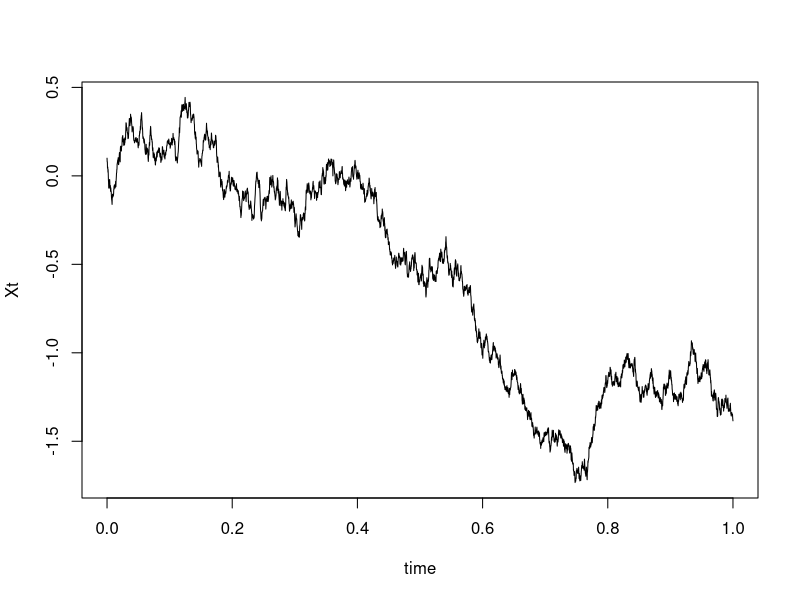

Generate this figure with R:
##inputs:
alpha=-2; sigma=1; T=1; n=2^(12); X0=0.1;
#############Generate 1 trajectory
dt=T/n
t=seq(0,T,by=dt)
x=c(X0,alpha*dt+sigma*sqrt(dt)*rnorm(n,mean=0,sd=1))
Xt=cumsum(x)
plot(t,Xt,type='l',xlab="time")
